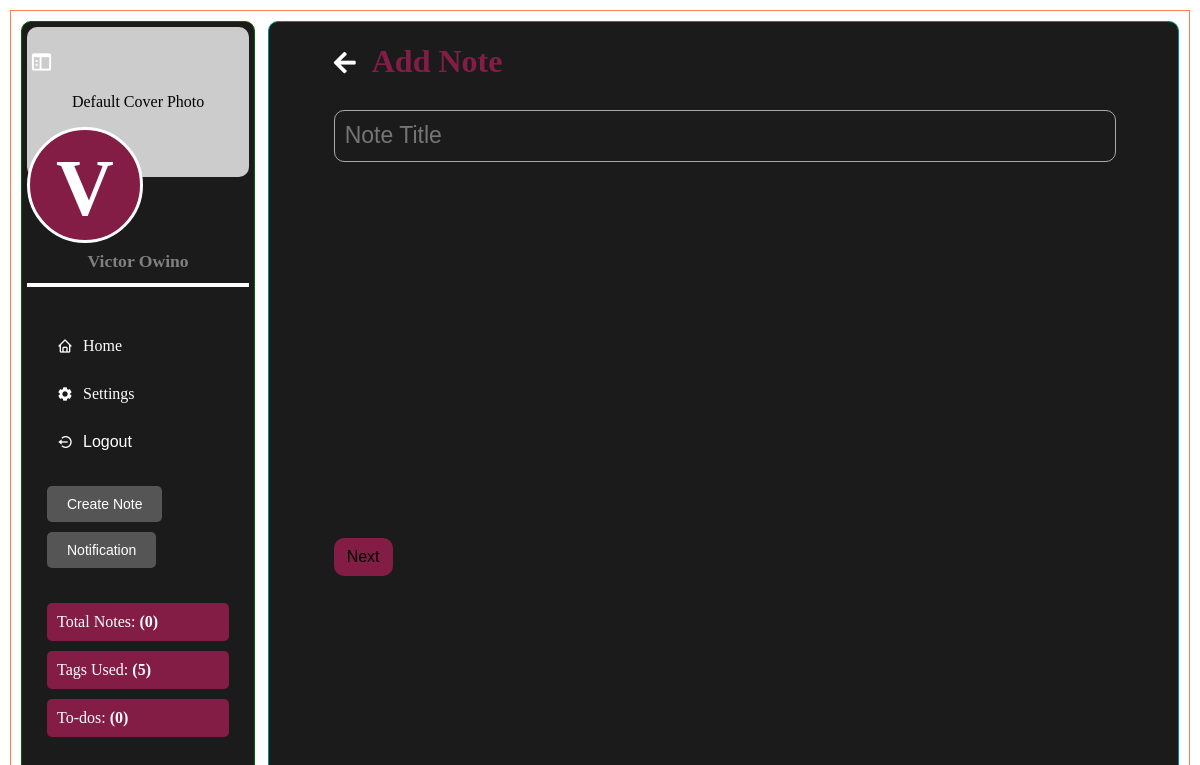
Before: /add_note (signed in) with the older database file.
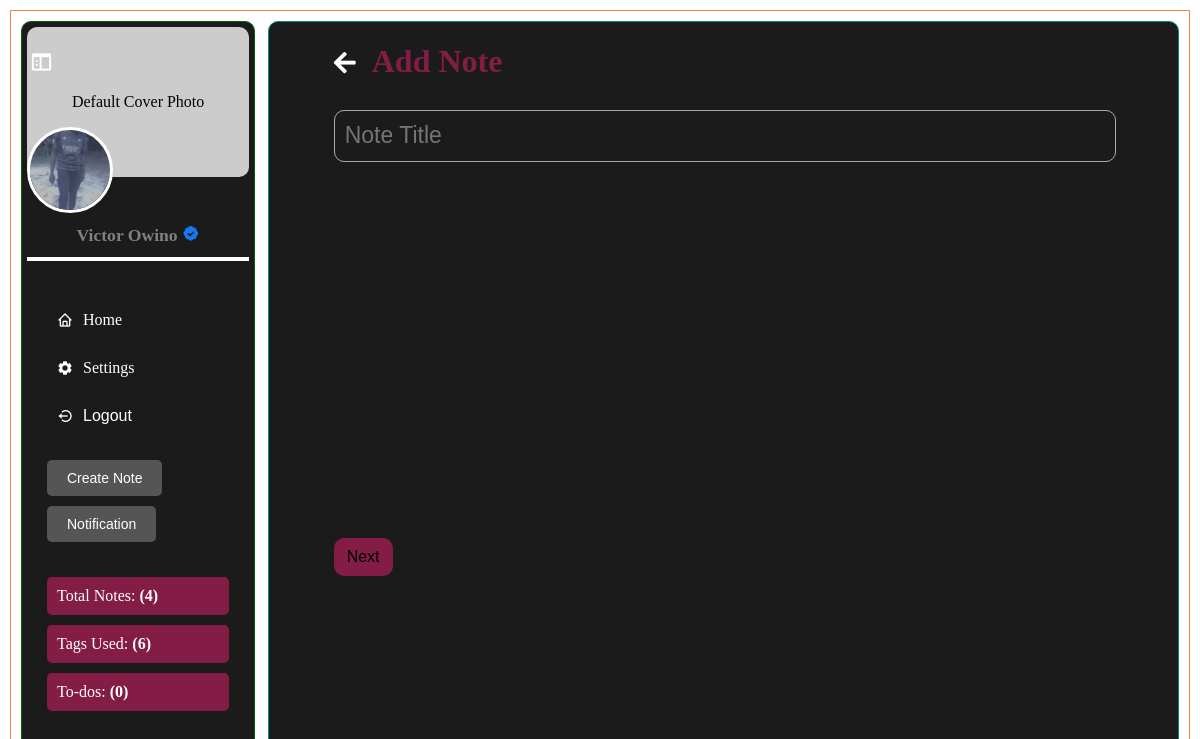
After: the same page with the newer database file.
### website/models.py (models this page shows, shortened)
class User(db.Model, UserMixin):
    id = db.Column(db.Integer, primary_key=True)
    email = db.Column(db.String(150), unique=True)
    password = db.Column(db.String(255))
    first_name = db.Column(db.String(225))
    second_name = db.Column(db.String(225))
    full_name = db.Column(db.String(255))
    profile_picture = db.Column(db.String(255), nullable=True)
    cover_picture = db.Column(db.String(255), nullable=True)
    user_name = db.Column(db.String(255))
    phone_number = db.Column(db.String(20))
    country_code = db.Column(db.String(10), default="+254")
    bio = db.Column(db.String(255))
    time_zone = db.Column(db.String(255))
    date_birth = db.Column(db.String(255))
    gender = db.Column(db.String(255))
    generated_color = db.Column(db.String(7))
    is_2fa_enabled = db.Column(db.Boolean, default=False)
    otp_secret = db.Column(db.String(32), nullable=True)
    temp_otp = db.Column(db.String(32), nullable=True)
    otp_method = db.Column(db.String(10), default='app')
    is_active = db.Column(db.Boolean, default=True)
    is_admin = db.Column(db.Boolean, default=False)
    email_verified = db.Column(db.Boolean, default=False)
    note_tags = db.relationship(
        "NoteTag", back_populates="user", cascade="all, delete-orphan"
    )
    notes = db.relationship("Note", back_populates="user", cascade="all, delete-orphan")
    password_reset_tokens = db.relationship(
        "PasswordResetToken", back_populates="user", cascade="all, delete-orphan"
    )
    notifications = db.relationship(
        "Notification", back_populates="user", cascade="all, delete-orphan"
    )
    todos = db.relationship("ToDo", back_populates="user", cascade="all, delete-orphan")
    email_preferences = db.relationship(
        "EmailPreferences",
        uselist=False,
        back_populates="user",
        cascade="all, delete-orphan",
    )
    push_preferences = db.relationship(
        "PushPreferences",
        uselist=False,
        back_populates="user",
        cascade="all, delete-orphan",
    )
    email_verification_tokens = db.relationship(
        "EmailVerificationToken", back_populates="user", cascade="all, delete-orphan"
    )

### website/views.py (the view)
@views.route("/add_note", methods=["GET"])
def show_add_note2():
    tags = NoteTag.query.filter_by(user_id=current_user.id).all()
    return render_template("all_notes_add.html", tags=tags)

### website/templates/all_notes_add.html (shortened to what the changed rows need)
<!DOCTYPE html>
<html lang="en">
  <head>
    <link
      rel="stylesheet"
      href="https://cdnjs.cloudflare.com/ajax/libs/font-awesome/5.15.4/css/all.min.css"
    />
    <link
      rel="stylesheet"
      href="{{ url_for('static', filename='css/add_all.css') }}"
    />
    <link
      href="https://unpkg.com/boxicons@2.1.4/css/boxicons.min.css"
      rel="stylesheet"
    />
    <link
      href="https://cdn.quilljs.com/1.3.6/quill.snow.css"
      rel="stylesheet"
    />
  </head>
  <body>
    <div class="page">
      <div class="left-container">
        <div class="all">
          <div class="profile">
            <div class="profile-pic">
              {% if current_user.profile_picture %}
              <img
                src="/static/profile_pics/{{ current_user.profile_picture }}"
                alt="Profile Picture"
                class="profile-image"
              />
              {% else %}
              <i
                class="fas fa-5x"
                style="--background-: {{ current_user.generated_color }}"
                >{{ current_user.first_name[0] }}</i
              >
              {% endif %}
            </div>
          </div>
          <div class="profile-info">
            <p class="username">
              {{ current_user.full_name }} {% if current_user.email_verified %}
              <i class="bx bxs-badge-check" style="color: #1877f2"></i>
              {% endif %}
            </p>
          </div>
        </div>
        <div class="user-stats">
          <p
            class="stat-item"
            style="--background: {{ current_user.generated_color }}"
          >
            Total Notes: <span>({{ current_user.notes | length }})</span>
          </p>
          <p
            class="stat-item"
            style="--background: {{ current_user.generated_color }}"
          >
            Tags Used: <span>({{ current_user.note_tags | length }})</span>
          </p>
        </div>
      </div>
      <div class="right-container">
        <div class="content">
          <div class="container_title">
            <h1 style="--background-: {{ current_user.generated_color }}">
              <span class="back-arrow"><i class="fas fa-arrow-left"></i></span>
              Add Note
            </h1>
          </div>
          <br />
        </div>
      </div>
    </div>
  </body>
</html>

Changed rows visible on the page:
changed User "Victor Owino": profile_picture: picture added; email_verified False → True (drawn); first_name "V" → (not shown)
Other visible differences:
{{ current_user.notes | length }}: "0" → "4"
{{ current_user.note_tags | length }}: "5" → "6"
